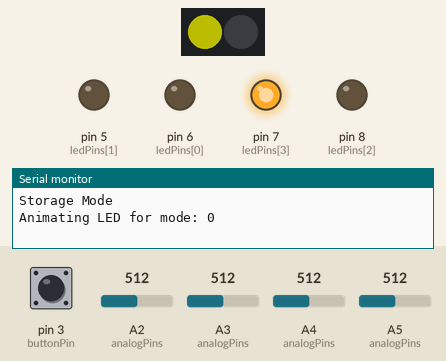
The sketch below on a simulated Arduino Uno, built with avr-gcc and run on an emulated ATmega328P. Shown: 2 RGB LEDs in strip order, left to right, output pins drawn as LEDs (lit = HIGH), the last lines printed to the serial monitor. Inputs (shaded band) come from the test bench; at power-on: pin 3 (buttonPin) HIGH, A2 (analogPins) = 512, A3 (analogPins) = 512, A4 (analogPins) = 512, A5 (analogPins) = 512. Dim RGB values are drawn brighter than linear; pins used as bus, display or sensor lines are not drawn.

Above: at 1.2 s.
1.3 s: pin 3 (buttonPin) pulled LOW for 0.15 s
At 3.13 s:
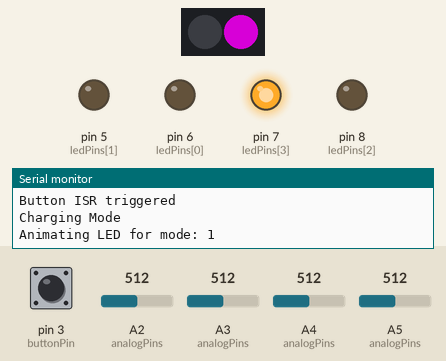
4.4 s: A2 (analogPins) set to 295
7.4 s: A2 (analogPins) set to 271
At 9.65 s:
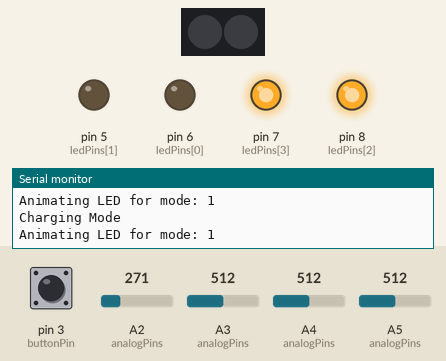
10.4 s: A3 (analogPins) set to 487
At 11.63 s:
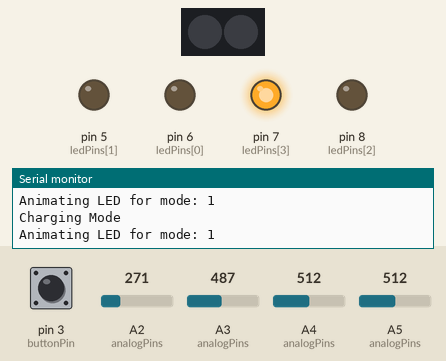
13.4 s: A4 (analogPins) set to 696
16.4 s: A4 (analogPins) set to 718
At 17.64 s:
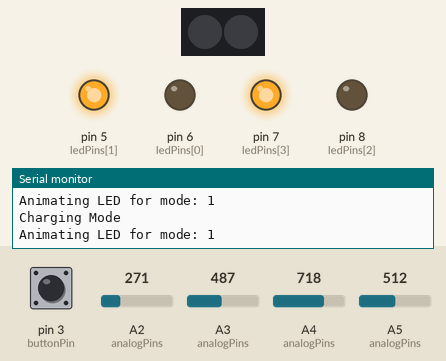
Timing chart, 0 to 20.4 s (numbered marks = the images above; inputs shaded):
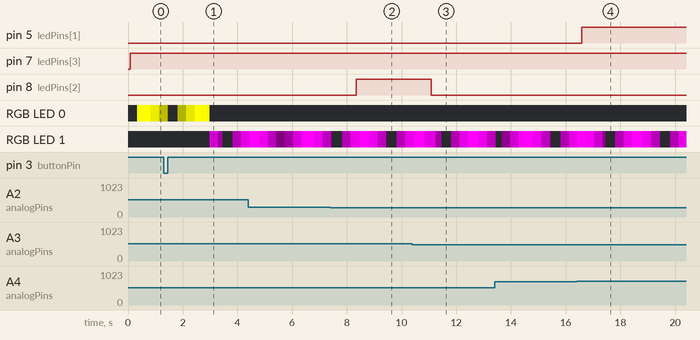

Measured:
- the behaviour switches between 278 and 277 on A2 (analogPins) (found by bisection; images 1 and 2)
- the behaviour switches between 506 and 505 on A3 (analogPins) (found by bisection; images 2 and 3)
- the behaviour switches between 709 and 710 on A4 (analogPins) (found by bisection; images 3 and 4)
- after the input at 7.4 s, pin 8 (ledPins[2]): LOW → HIGH after 0.94 s
- after the input at 10.4 s, pin 8 (ledPins[2]): HIGH → LOW after 0.69 s
- after the input at 16.4 s, pin 5 (ledPins[1]): LOW → HIGH after 0.19 s

The sketch:

sketch_aug3c.ino
```cpp
#include <FastLED.h>
#include <math.h>
#define LED_PIN 10
#define NUM_LEDS 2
CRGB leds[NUM_LEDS];
bool fullcharge = false;

const int analogPins[] = { A5, A4, A3, A2 };
const int ledPins[] = { 6, 5, 8, 7 };
float Vin[4] = { 0, 0, 0, 0 };
const int chgPin = A0;
const int buttonPin = 3;  // Interrupt button pin


const float SR[4] = { 33300.0, 33500.0, 33400.0, 32600.0 };  // Series resistors
const float PR[4] = { 11900.0, 11800.0, 12000.0, 11600.0 };  // Parallel resistors
const float Vref = 4.76;                                     // Reference voltage of the Arduino (5V for most boards)
const int resolution = 1023;                                 // 10-bit ADC resolution
const float fullChargeVoltage = 4.1;                         // Fully charged voltage for the battery
const float storageVoltage = 3.5;
volatile bool buttonPressed = true;
#define DEBOUNCE_DELAY 50
bool allBatteriesFull = true;  // Initialize a flag to check if all batteries are full
int num = 0;
bool change = false;

void setup() {
  Serial.begin(115200);  // Initialize serial communication
  FastLED.addLeds<WS2812, LED_PIN, GRB>(leds, NUM_LEDS);

  for (int i = 0; i < 4; i++) {
    pinMode(ledPins[i], OUTPUT);
  }
  pinMode(chgPin, OUTPUT);
  pinMode(buttonPin, INPUT_PULLUP);
  attachInterrupt(digitalPinToInterrupt(buttonPin), buttonISR, FALLING);
}

void loop() {
  update_voltage(Vin);
  if (buttonPressed) {
    handleBatteryLevels(Vin, storageVoltage);
    Serial.println("Storage Mode");
    handleLED(0);
  } else {
    handleBatteryLevels(Vin, fullChargeVoltage);
    Serial.println("Charging Mode");
    handleLED(1);
  }


  for (int i = 0; i < 4; i++) {
    Vin[i] = 0;  // Resetting the values
  }

  delay(80);
}

void buttonISR() {
  Serial.println("Button ISR triggered");

  static unsigned long lastInterruptTime = 0;
  unsigned long interruptTime = millis();
  if (interruptTime - lastInterruptTime > DEBOUNCE_DELAY) {
    buttonPressed = !buttonPressed;
    change = true;
  }
  lastInterruptTime = interruptTime;
  if (buttonPressed) {
    setLEDColor(0, 255);
  }
  if (!buttonPressed) {
    setLEDColor(1, 255);
  }
}

void update_voltage(float* Vin) {
  for (int j = 0; j < 100; j++) {
    for (int i = 0; i < 4; i++) {
      Vin[i] += readBatteryVoltage(analogPins[i], i);
    }
    delay(0);
  }

  for (int i = 0; i < 4; i++) {
    Vin[i] /= 100.0;
  }

  for (int i = 0; i < 3; i++) {  // for calculating individual cell voltage
    Vin[i] -= Vin[i + 1];
  }
}

float readBatteryVoltage(int pin, int index) {
  int sensorValue = analogRead(pin);
  float Vout = (sensorValue * Vref) / resolution;
  return Vout * (SR[index] + PR[index]) / PR[index];
}

void handleBatteryLevels(float* Vin, const float Battery_level) {
  allBatteriesFull = true;
  for (int i = 0; i < 4; i++) {
    if (Vin[i] >= Battery_level) {
      digitalWrite(ledPins[i], HIGH);
    } else {
      digitalWrite(ledPins[i], LOW);
      allBatteriesFull = false;  // If any battery is not full, set the flag to false
    }
  }

  for (int i = 0; i < 4; i++) {
    if (Vin[i] > Battery_level) {
      digitalWrite(chgPin, LOW);
    } else {
      digitalWrite(chgPin, HIGH);
    }
  }

  if (allBatteriesFull) {
    Serial.println("All batteries are fully charged!");
  }
}

void handleLED(bool mode) {
  if (!allBatteriesFull) {
    static uint8_t brightness = 0;  // LED brightness level (0-255)
    Serial.print("Animating LED for mode: ");
    Serial.println(mode);
    for (int i = 1; i <= 200; i++) {
      brightness = 127.5 * (1 + sin(millis() / 1000.0 * PI));
      setLEDColor(mode, brightness);
      FastLED.show();
      delay(10);
    }
  } else {
    setLEDColor(mode, 255);
    checkdelay(3000);
  }
}

void checkdelay(int time) {
  for (int i = 0; i < (time / 10); i++) {
    if (change) {
      break;
    } else {
      delay(10);
    }
  }
}

void setLEDColor(bool mode, int brightness) {
  if (!mode) {
    leds[0] = CRGB(brightness, brightness, 0);
    leds[1] = CRGB(0, 0, 0);
    FastLED.show();
  } else {
    leds[1] = CRGB(brightness, 0, brightness);
    leds[0] = CRGB(0, 0, 0);
    FastLED.show();
  }
}
```
